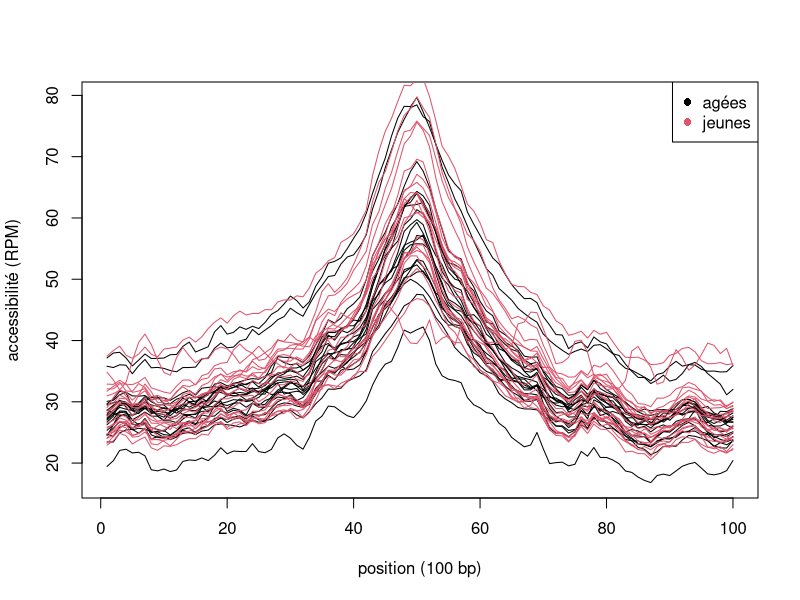

Generate this figure with R: (Note: this script raises an error after producing the figure.)
## ---- chunk 1
knitr::opts_chunk$set(collapse=TRUE, comment = "#>", fig.width=9, fig.height=6, eval=TRUE, echo=TRUE, results="verbatim", warning=FALSE)
## ---- chunk 2
old = read.table("05_old.txt")
yng = read.table("05_yng.txt")
matplot(t(old), col=1, lty=1, type="l", xlab="position (100 bp)", ylab="accessibilité (RPM)")
matplot(t(yng), col=2, lty=1, type="l", add=TRUE)
legend("topright", c("agées", "jeunes"), col=1:2, pch=16)

## ---- chunk 3
df_yng = lapply(1:nrow(yng), function(i){
  row = as.matrix(yng)[i,]
  data.frame(acc=row, pos=1:ncol(yng), ind=paste0("yng", i), grp="yng")
})
df_yng = do.call(rbind, df_yng)
df_old = lapply(1:nrow(old), function(i){
  row = as.matrix(old)[i,]
  data.frame(acc=row, pos=1:ncol(old), ind=paste0("old", i), grp="old")
})
df_old = do.call(rbind, df_old)
d = rbind(df_yng, df_old)
class(d) = c("nfnGroupedData", "nfGroupedData", "groupedData", "data.frame")
attributes(d)$formula = formula("acc ~ pos | ind")
head(d)
tail(d)
dim(d)
## ---- chunk 4
boxplot(acc~pos, data, xlab="position (100 bp)", ylab="accessibilité (RPM)")
boxplot(acc~grp+pos, data, col=1:2, xlab="position (100 bp)", ylab="accessibilité (RPM)", xaxt="n")
legend("topright", c("agées", "jeunes"), col=1:2, pch=16)
## ---- chunk 5
sessionInfo()
